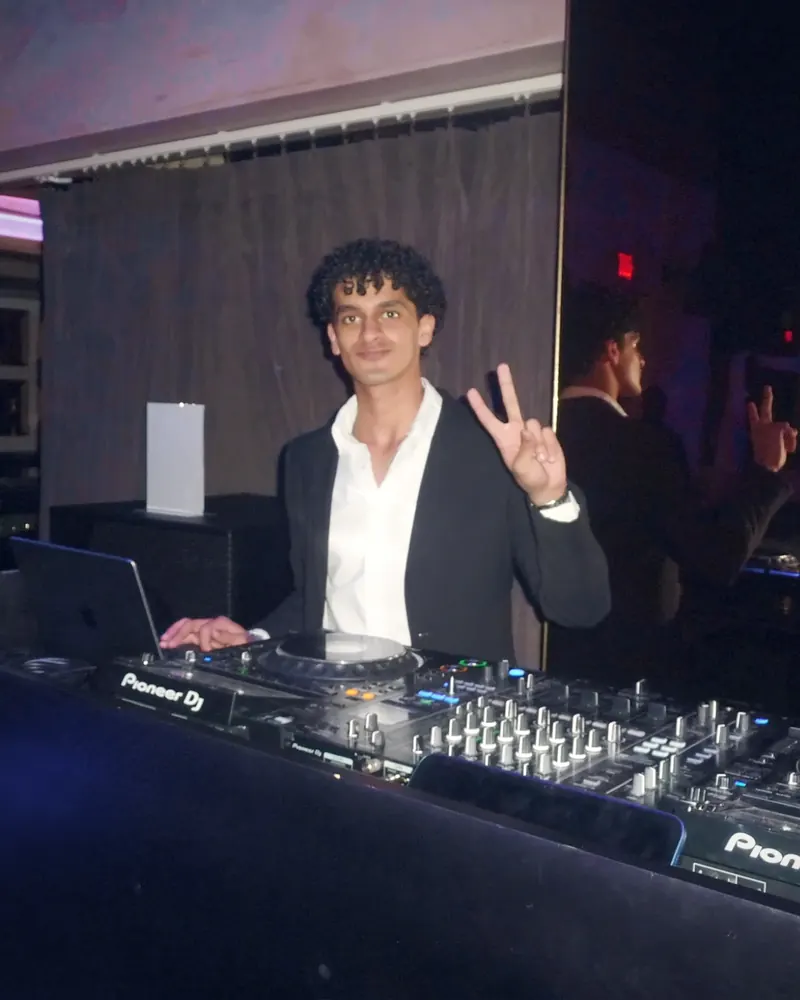
#> input picture assets/img/bio.webp, 800 x 1000 px
$ python -i grade.py   (imports and definitions only)
#> lines starting #> are read from the running program, lines starting #| are printed output that depends on the picture; after the words box and inside, x2 and y2 are one past the last pixel; in counts of white or black regions, pixels touching at a corner belong together
"""One consistent grade for every RAMO photo: cobalt shadows, warm sodium highlights,
magenta/purple club light pulled toward blue so the set reads as one shoot."""
import cv2
import numpy as np
from PIL import Image


def smoothstep(a, b, x):
    t = np.clip((x - a) / (b - a), 0, 1)
    return t * t * (3 - 2 * t)


def load(path):
#> called with path = '../assets/img/bio.webp'
    return np.asarray(Image.open(path).convert("RGB"), dtype=np.float32) / 255.0


def denoise(rgb, h=3):
#> called with h = 3
    u8 = (np.clip(rgb, 0, 1) * 255).astype(np.uint8)
#> u8 is the input picture: shape (1000, 800, 3); mean R, G, B 61.7, 59, 71.8
    out = cv2.fastNlMeansDenoisingColored(u8, None, h, h, 5, 15)
    return out.astype(np.float32) / 255.0


def hue_pull(rgb, strength=1.0):
    """Shift purple/magenta (250-335 deg) toward cobalt (~228 deg). Skin reds and orange lights stay put."""
#> called with strength = 1
    hsv = cv2.cvtColor(rgb, cv2.COLOR_RGB2HSV)  # float32: H 0-360, S/V 0-1
#> hsv: shape (1000, 800, 3) float32; mean H, S, V 233.6, 0.3, 0.3
    h = hsv[..., 0]
    w = smoothstep(238, 262, h) * (1 - smoothstep(318, 342, h)) * strength
    target = 226 + (np.clip(h, 250, 330) - 250) / 80.0 * 16  # 250..330 -> 226..242
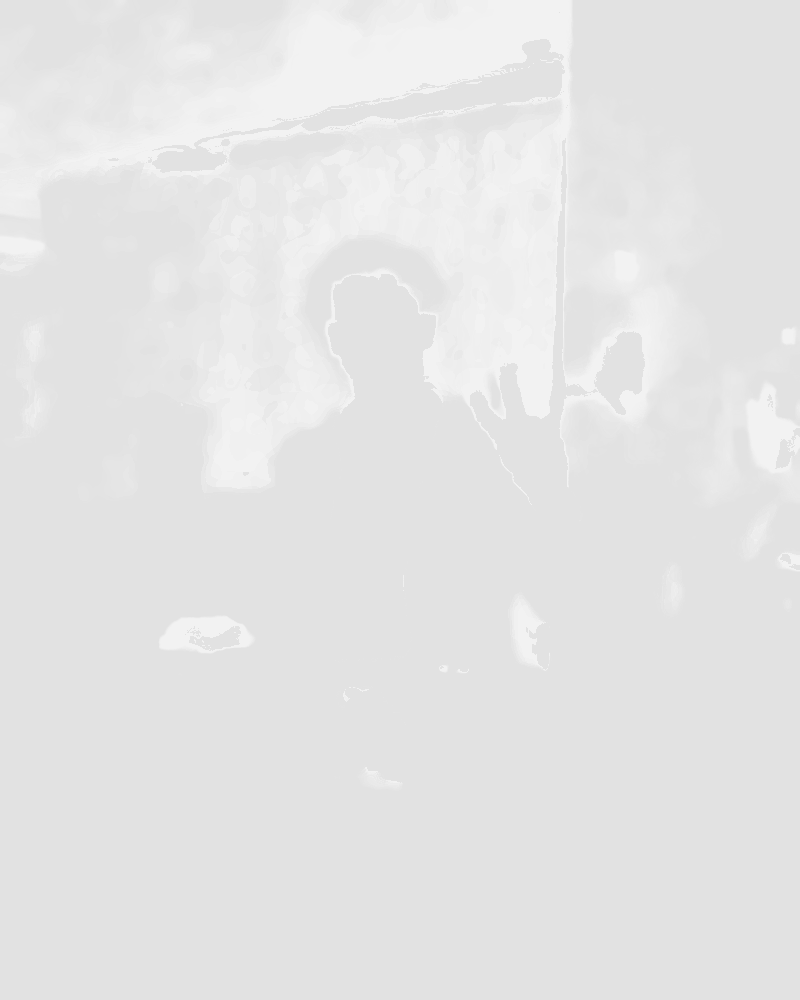
#> target: shape (1000, 800) float32; min 226, max 242, mean 228.8
    hsv[..., 0] = h * (1 - w) + target * w
#> hsv: shape (1000, 800, 3) float32; mean H, S, V 219.4, 0.3, 0.3
    hsv[..., 1] = hsv[..., 1] * (1 - 0.18 * w)  # slightly calmer saturation where we shifted
#> hsv: shape (1000, 800, 3) float32; mean H, S, V 219.4, 0.3, 0.3
    return np.clip(cv2.cvtColor(hsv, cv2.COLOR_HSV2RGB), 0, 1)
#> returned value: shape (1000, 800, 3) float32


def tone(rgb, target_median=0.17):
#> called with target_median = 0.17
    lum = rgb @ np.array([0.2126, 0.7152, 0.0722], dtype=np.float32)
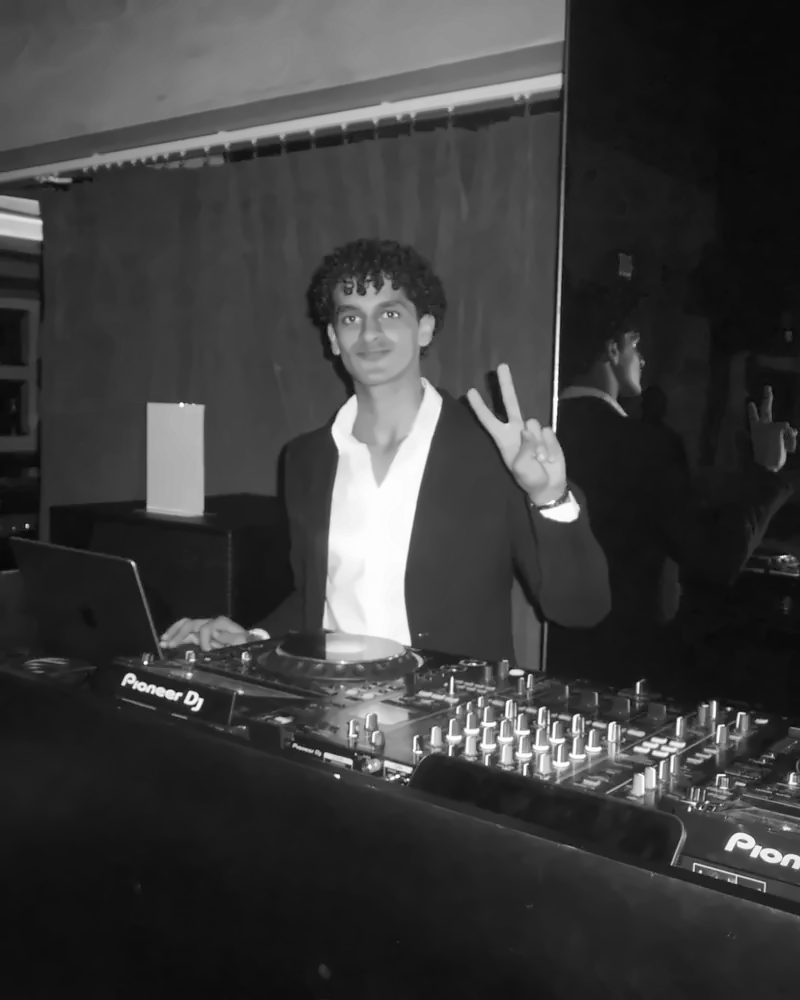
#> lum: shape (1000, 800) float32; min 0.023, max 0.996, mean 0.237
    lo, hi = np.percentile(lum, 0.4), np.percentile(lum, 99.8)
#> lo = 0.0426; hi = 0.994
    x = np.clip((rgb - lo) / max(hi - lo, 1e-3), 0, 1)
    lum2 = x @ np.array([0.2126, 0.7152, 0.0722], dtype=np.float32)
    med = max(np.median(lum2), 0.02)
#> med = 0.14
    gamma = np.clip(np.log(target_median) / np.log(med), 0.72, 1.12)
#> gamma = 0.902
    x = x ** gamma
    # soft S-curve
    x = x + 0.22 * (x - 0.5) * (1 - np.abs(2 * x - 1)) * 0.9
    return np.clip(x, 0, 1)


def split_tone(rgb):
    lum = rgb @ np.array([0.2126, 0.7152, 0.0722], dtype=np.float32)
    sh = ((1 - lum) ** 2.2)[..., None]
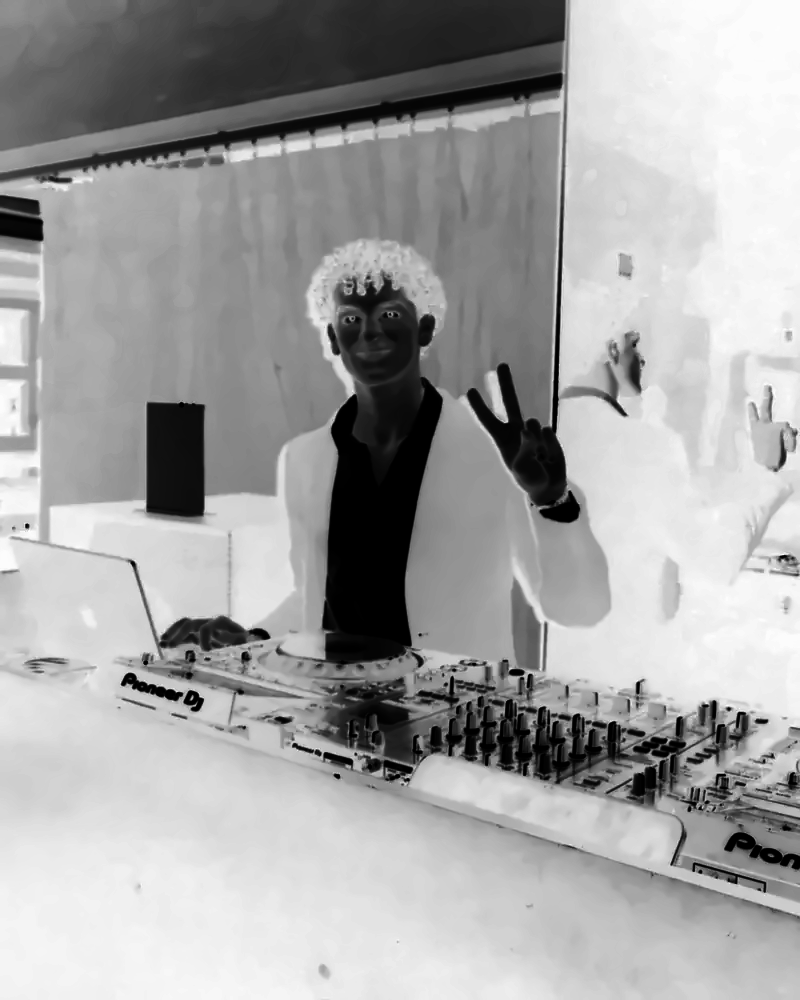
#> sh: shape (1000, 800, 1) float32; min 0, max 1, mean 0.644
    hi = (lum ** 2.0)[..., None]
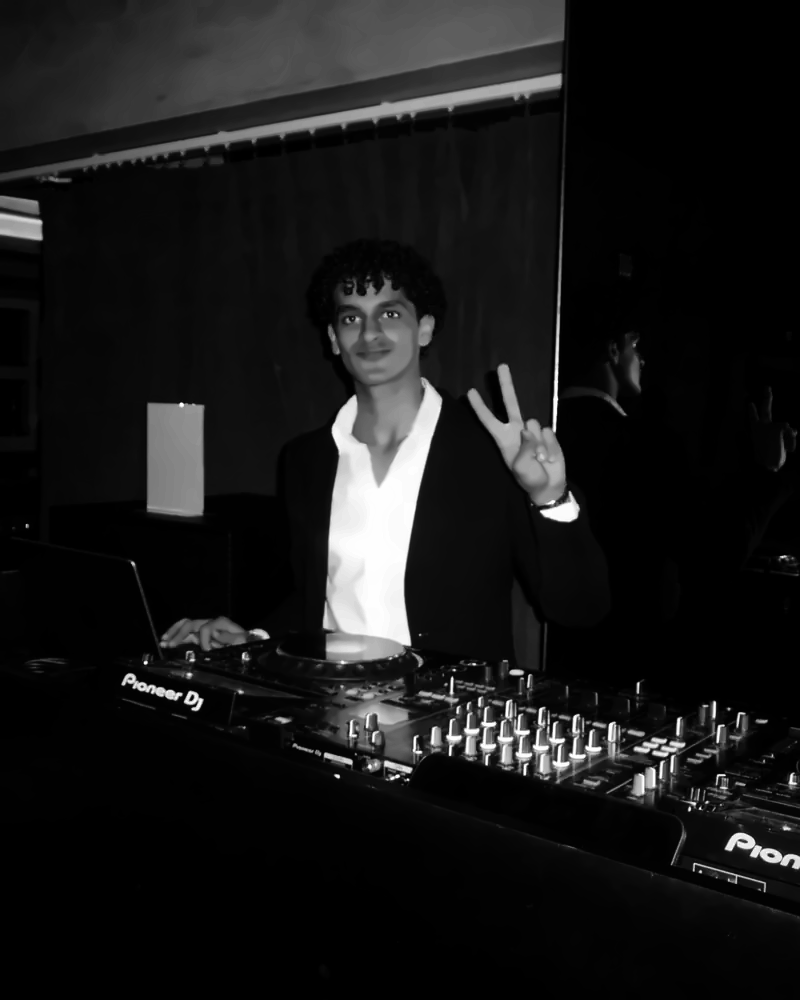
#> hi: shape (1000, 800, 1) float32; min 0, max 1, mean 0.0972
    rgb = rgb + sh * np.array([-0.012, 0.002, 0.034], dtype=np.float32)   # cobalt in the shadows
    rgb = rgb + hi * np.array([0.020, 0.006, -0.016], dtype=np.float32)   # warm in the lights
    # black floor close to the page background (#08090c)
    floor = np.array([0.028, 0.032, 0.046], dtype=np.float32)
    return np.clip(floor + rgb * (1 - floor), 0, 1)


def vignette(rgb, amt=0.22):
#> called with amt = 0.22
    h, w = rgb.shape[:2]
#> h = 1000; w = 800
    yy, xx = np.mgrid[0:h, 0:w].astype(np.float32)
    d = np.sqrt(((xx - w / 2) / (w / 2)) ** 2 + ((yy - h / 2) / (h / 2)) ** 2)
    return rgb * (1 - amt * smoothstep(0.55, 1.35, d))[..., None]
#> call 3 of smoothstep, with a = 0.55, b = 1.35
#> in smoothstep (call 3), `return t * t * (3 - 2 * t)`:
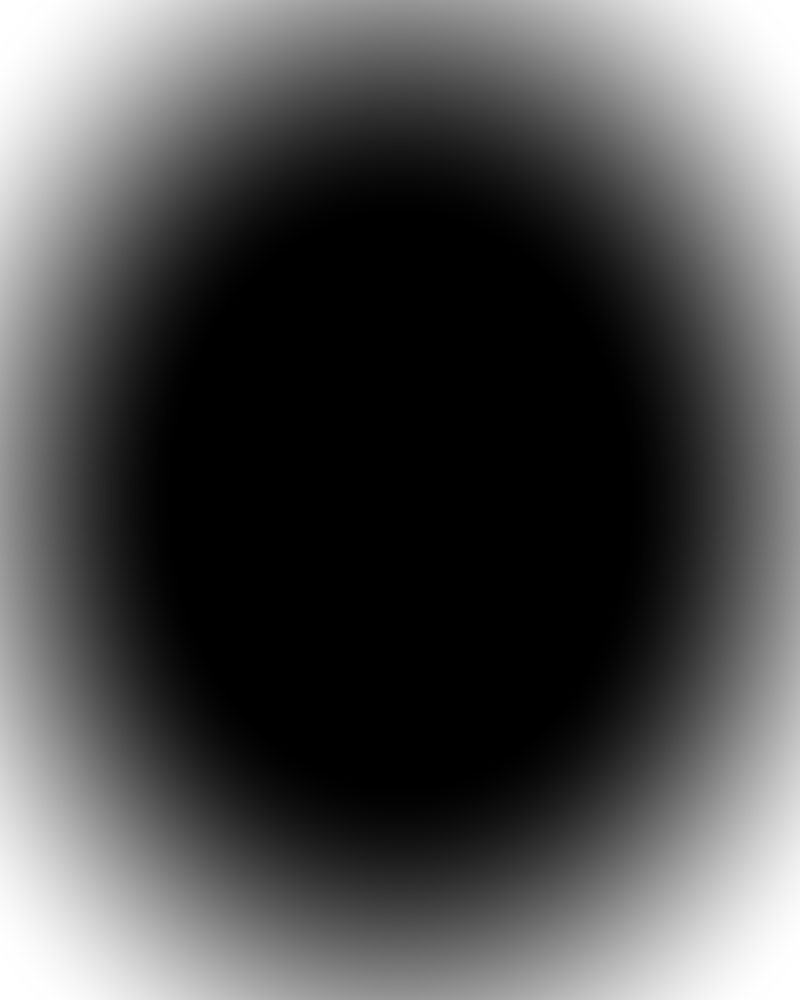
#> returned value: shape (1000, 800) float32; min 0, max 1, mean 0.31
#> returned value: shape (1000, 800, 3) float32


def dodge(rgb, cx, cy, r, amt):
    """Soft light lift around a point (the face) so the subject separates from the dark room."""
    h, w = rgb.shape[:2]
    yy, xx = np.mgrid[0:h, 0:w].astype(np.float32)
    d2 = ((xx - cx) ** 2 + (yy - cy) ** 2) / (2 * r * r)
    return np.clip(rgb * (1 + amt * np.exp(-d2))[..., None], 0, 1)


def grade(path, hue=1.0, nr=3, median=0.17, face=None, lift=1.0):
    rgb = load(path)
    if nr:
        rgb = denoise(rgb, nr)
    rgb = hue_pull(rgb, hue)
    rgb = tone(rgb, median)
    if lift != 1.0:
        rgb = np.clip(rgb * lift, 0, 1)
    if face:
        rgb = dodge(rgb, *face)
    rgb = split_tone(rgb)
    rgb = vignette(rgb)
    return rgb


def to_img(rgb):
    return Image.fromarray((np.clip(rgb, 0, 1) * 255 + 0.5).astype(np.uint8))

>>> result = grade('../assets/img/bio.webp')

$ run again, on assets/img/hero-1180.webp
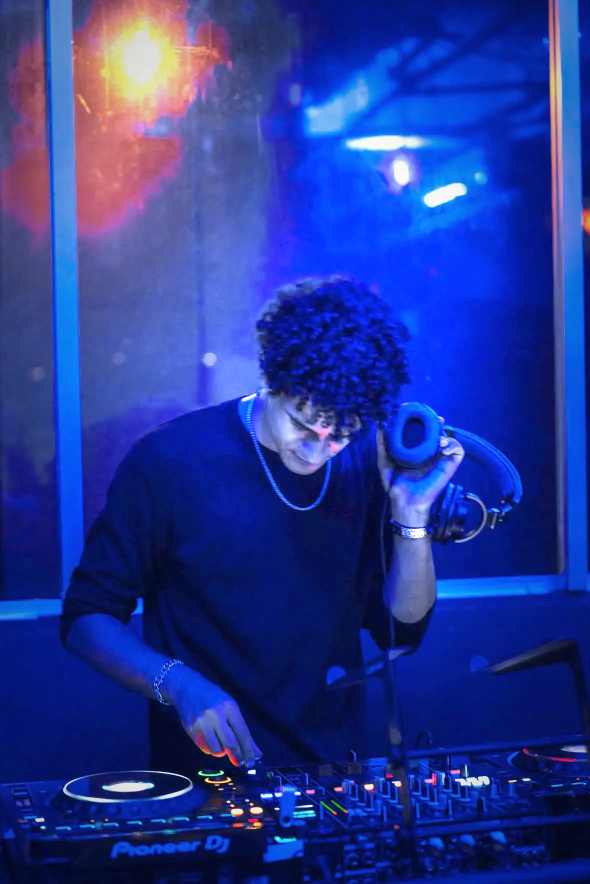
#> input picture assets/img/hero-1180.webp, 1180 x 1768 px (shown at 1/2 size)
#> in denoise, u8 is the input picture: shape (1768, 1180, 3); mean R, G, B 36.2, 54.7, 149.5
#> in tone, `lum = rgb @ np.array([0.2126, 0.7152, 0.0722], dtype=np.float32)`:
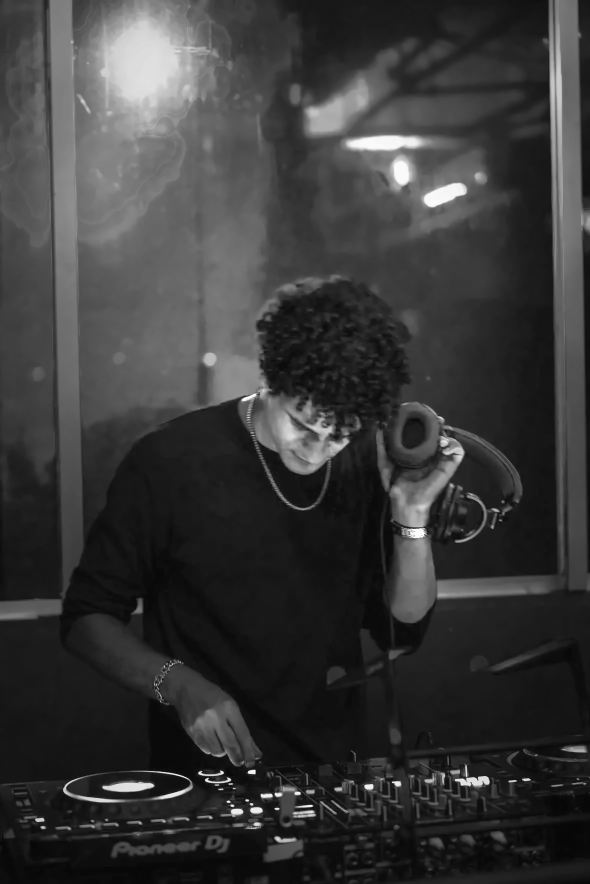
#> lum: shape (1768, 1180) float32 (shown at 1/2 size); min 0.0132, max 0.996, mean 0.225
#> in tone, `lo, hi = np.percentile(lum, 0.4), np.percentile(lum, 99.8)`: lo = 0.0349; hi = 0.963
#> med = 0.134
#> gamma = 0.88
#> in vignette, `return rgb * (1 - amt * smoothstep(0.55, 1.35, d))[..., None]`:
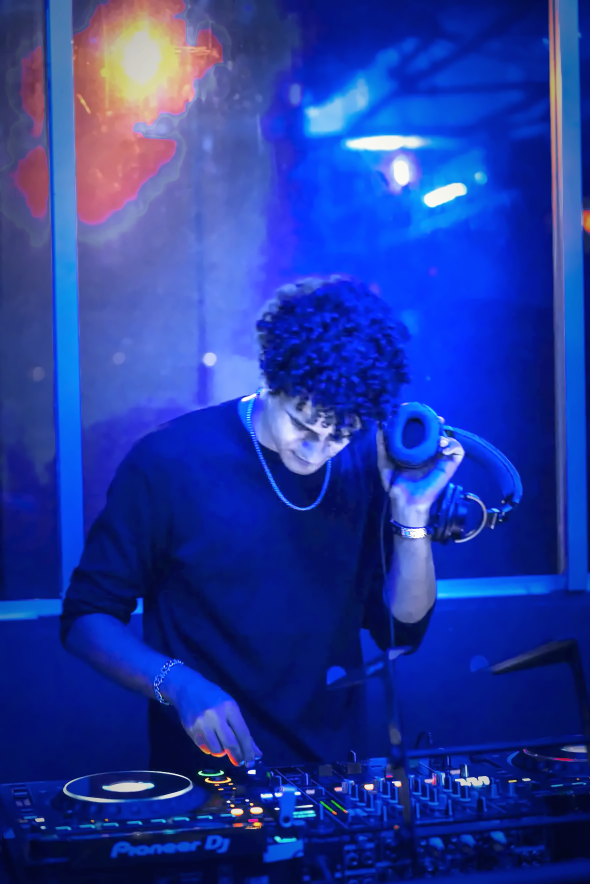
#> returned value: shape (1768, 1180, 3) float32 (shown at 1/2 size); mean of channels 0, 1, 2 0.135, 0.223, 0.621; drawn as R, G, B
